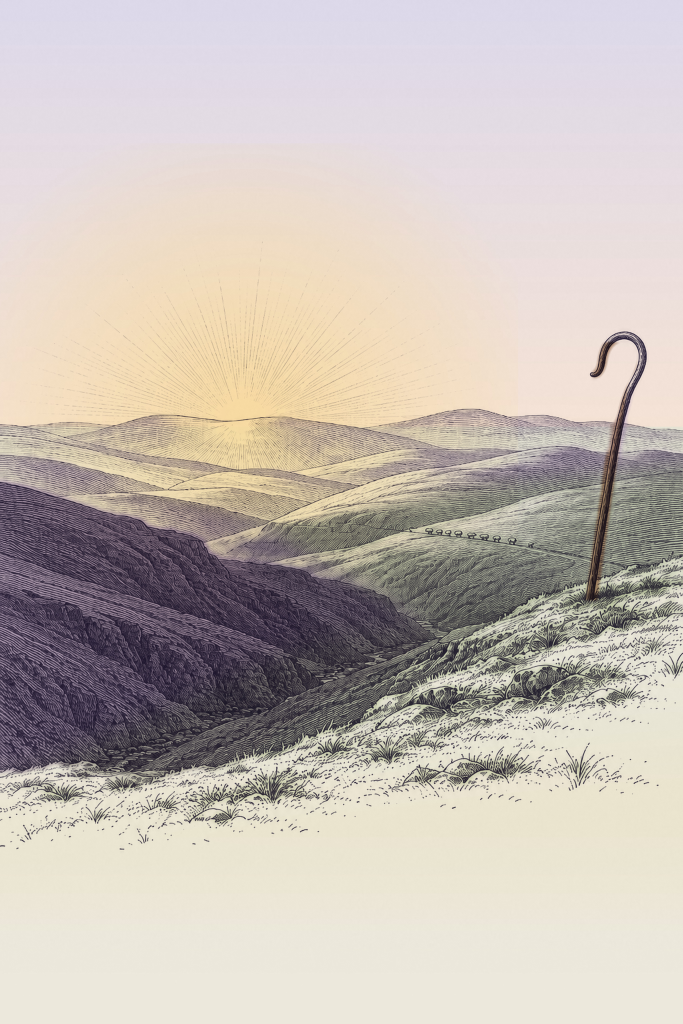
#> input picture books/thomas-boston/the-crook-in-the-lot/art/plate.jpg, 2048 x 3072 px (shown at 1/3 size)
$ python tint.py plate.jpg plate.jpg
#> lines starting #> are read from the running program, lines starting #| are printed output that depends on the picture; after the words box and inside, x2 and y2 are one past the last pixel; in counts of white or black regions, pixels touching at a corner belong together
# How art/plate.jpg is made: Boston's engraving hand-tinted, after the
# cover-design skill's tint_example.py (Pilgrim's). Washes are drawn in the
# source's 1024x1536 coordinates. Usage: python3 tint.py IN-2x.png OUT.jpg

"""Hand-tint an engraving: loose watercolour washes under the line, the line
multiplied over them, as a Victorian colourist would lay them."""
import sys
from PIL import Image, ImageDraw, ImageFilter, ImageChops, ImageOps

src, out = sys.argv[1], sys.argv[2]
ink = (40, 33, 62)                       # Boston's heather, for the line
line = Image.open(src).convert("L")
W, H = line.size
#> W = 2048; H = 3072
k = W / 1024
#> k = 2
hz = int(640 * k)                        # the far hills' line, where the sun rises
#> hz = 1280

def vgrad(w, h, top, bot):
    g = Image.linear_gradient("L").resize((w, h))
    return Image.composite(Image.new("RGB", (w, h), bot), Image.new("RGB", (w, h), top), g)

def wash(base, colour, mask, strength):
    m = mask.point(lambda v: int(v * strength))
    return Image.composite(Image.new("RGB", base.size, colour), base, m)

def poly_mask(pts, blur):
    m = Image.new("L", (W, H), 0)
    ImageDraw.Draw(m).polygon([(x * k, y * k) for x, y in pts], fill=255)
    return m.filter(ImageFilter.GaussianBlur(blur * k))

def ellipse_mask(cx, cy, rx, ry, blur):
    m = Image.new("L", (W, H), 0)
    ImageDraw.Draw(m).ellipse([(cx - rx) * k, (cy - ry) * k, (cx + rx) * k, (cy + ry) * k], fill=255)
    return m.filter(ImageFilter.GaussianBlur(blur * k))

# the sky, cool heather above, warming to rose at the hills; the land below,
# a pale sage that the washes build on
SKY_TOP, SKY_LOW = (222, 218, 236), (246, 228, 214)
LAND_TOP, LAND_LOW = (232, 230, 214), (238, 234, 222)
paper = Image.new("RGB", (W, H))
#> paper: PIL image 2048x3072 RGB; every value is 0
paper.paste(vgrad(W, hz, SKY_TOP, SKY_LOW), (0, 0))
paper.paste(vgrad(W, H - hz, LAND_TOP, LAND_LOW), (0, hz))
#> call 2 of vgrad, with w = 2048, h = 1792, top = (232, 230, 214), bot = (238, 234, 222)
#> in vgrad (call 2), `g = Image.linear_gradient("L").resize((w, h))`:
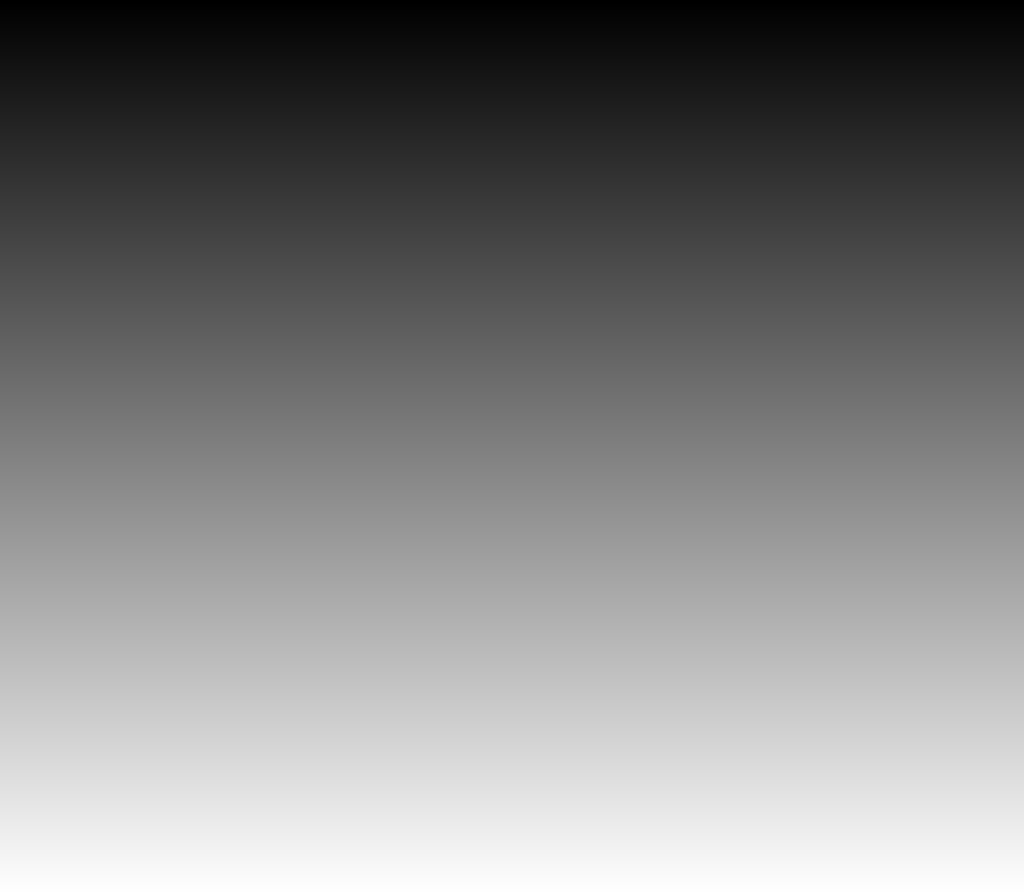
#> g: PIL image 2048x1792 L (shown at 1/2 size); min 0, max 255, mean 127.5
#> in vgrad (call 2), `return Image.composite(Image.new("RGB", (w, h), bot), Image.new("RGB",..`:
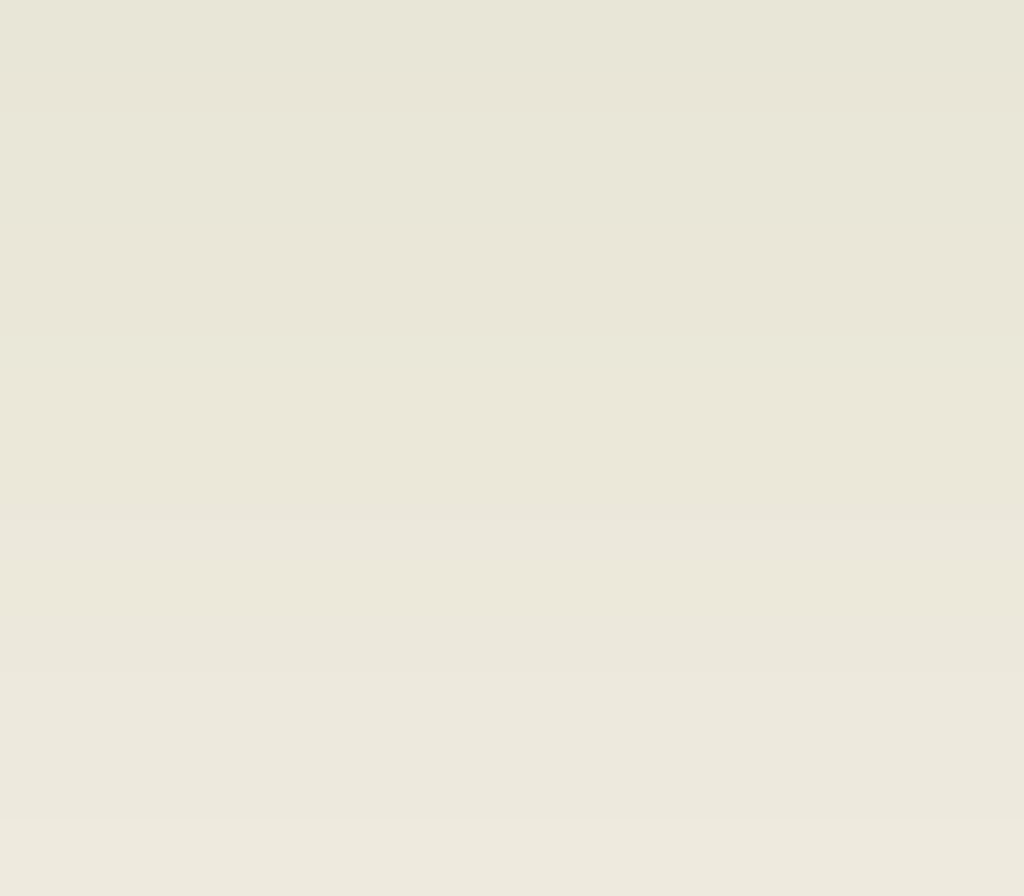
#> returned value: PIL image 2048x1792 RGB (shown at 1/2 size); mean R, G, B 235, 232, 218
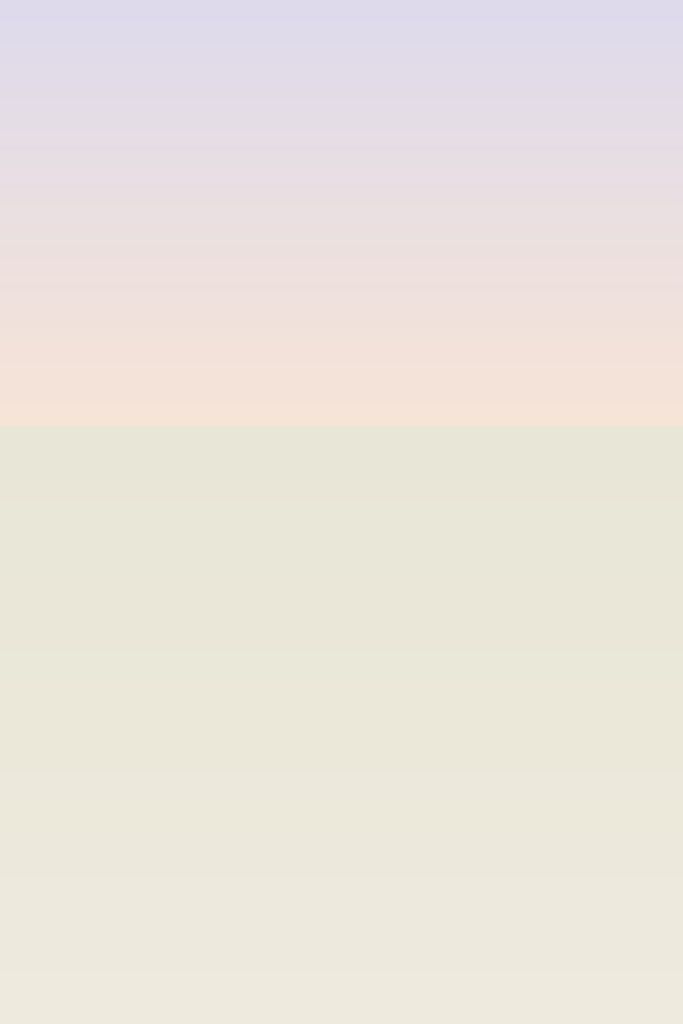
#> paper: PIL image 2048x3072 RGB (shown at 1/3 size); mean R, G, B 234.6, 228.2, 220.9

# the dawn behind the far hills, spreading through the sky and down their slopes
gx, gy = 367, 625
glow = Image.radial_gradient("L").resize((int(820 * k), int(820 * k)))
glow = ImageOps.invert(glow).point(lambda v: int(max(0, v - 50) * 1.3))
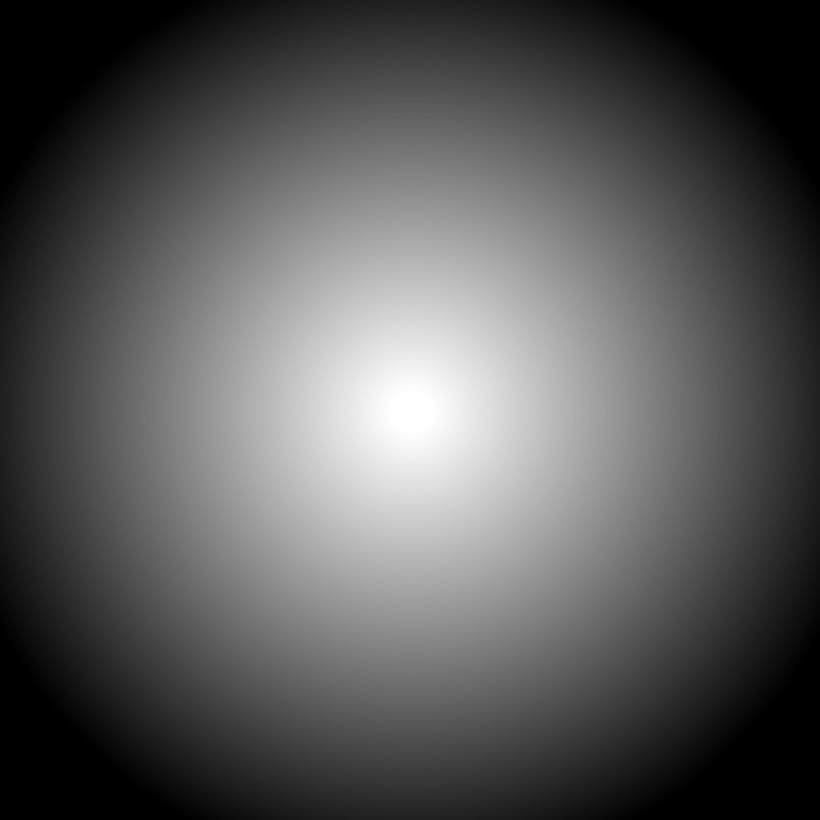
#> glow: PIL image 1640x1640 L (shown at 1/2 size); min 0, max 255, mean 88.4
gm = Image.new("L", (W, H), 0)
#> gm: PIL image 2048x3072 L; every value is 0
gm.paste(glow, (int(gx * k - 410 * k), int(gy * k - 410 * k)))
paper = wash(paper, (250, 218, 150), gm, 0.8)

# where the engraver drew densely, so washes keep inside the drawing
dense = ImageOps.invert(line).filter(ImageFilter.GaussianBlur(5 * k)).point(
    lambda v: 0 if v < 40 else 255 if v > 100 else int((v - 40) * 4.25))
#> in poly_mask, `ImageDraw.Draw(m).polygon([(x * k, y * k) for x, y in pts], fill=255)`:
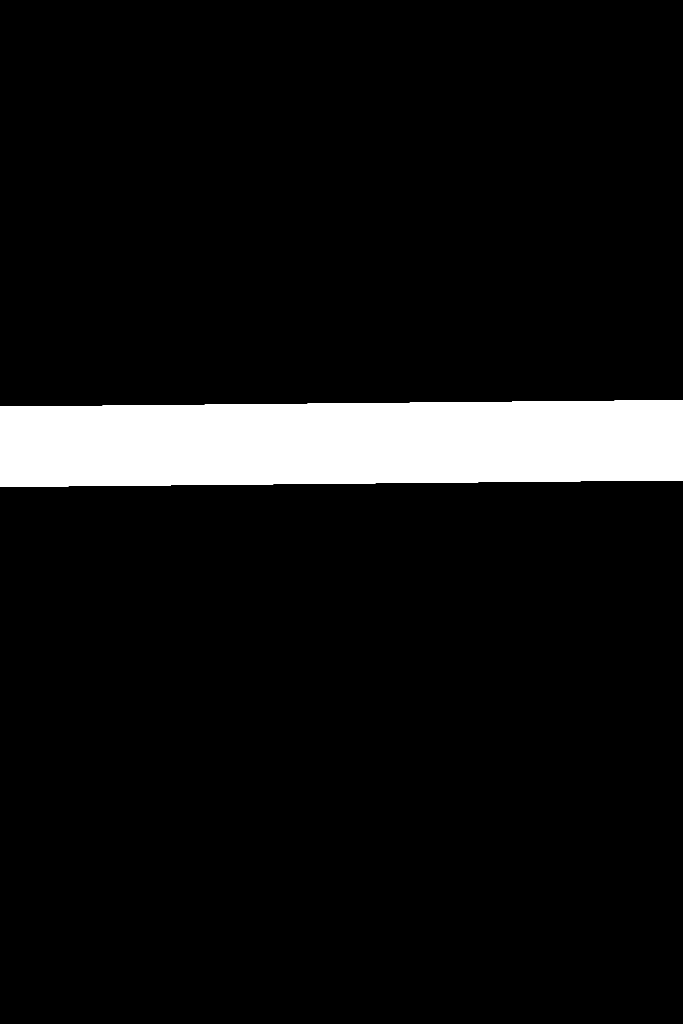
#> m: PIL image 2048x3072 L (shown at 1/3 size); 7.8% white; 1 white region, box (x1, y1, x2, y2) and area: (0, 1201, 2048, 1461) 491540

def in_drawing(mask):
    return ImageChops.multiply(mask, dense)

# the far hills, heather in the dawn
paper = wash(paper, (198, 172, 206), in_drawing(poly_mask([(0, 610), (1024, 600), (1024, 720), (0, 730)], 12)), 0.55)
# the middle slopes on the right, sage green
paper = wash(paper, (170, 186, 146), in_drawing(poly_mask([(330, 790), (1024, 690), (1024, 900), (480, 960)], 14)), 0.55)
#> in poly_mask (call 2), `ImageDraw.Draw(m).polygon([(x * k, y * k) for x, y in pts], fill=255)`: m: PIL image 2048x3072 L; 7.9% white; 1 white region, box (x1, y1, x2, y2) and area: (660, 1381, 2048, 1921) 494558
# the valley's sides, deep heather, still in shadow
paper = wash(paper, (140, 110, 156), in_drawing(poly_mask([(0, 710), (380, 780), (660, 950), (300, 1170), (0, 1170)], 14)), 0.6)
#> in poly_mask (call 3), `ImageDraw.Draw(m).polygon([(x * k, y * k) for x, y in pts], fill=255)`: m: PIL image 2048x3072 L; 13.2% white; 1 white region, box (x1, y1, x2, y2) and area: (0, 1420, 1321, 2341) 830421
# the near hill, grass in the first light
paper = wash(paper, (176, 190, 138), in_drawing(poly_mask([(470, 960), (1024, 860), (1024, 1290), (0, 1290), (0, 1180)], 18)), 0.5)
#> in poly_mask (call 4), `ImageDraw.Draw(m).polygon([(x * k, y * k) for x, y in pts], fill=255)`: m: PIL image 2048x3072 L; 20% white; 1 white region, box (x1, y1, x2, y2) and area: (0, 1721, 2048, 2581) 1256692
paper = wash(paper, (236, 222, 176), poly_mask([(0, 1200), (1024, 1100), (1024, 1340), (0, 1340)], 50), 0.25)
#> in poly_mask (call 5), `ImageDraw.Draw(m).polygon([(x * k, y * k) for x, y in pts], fill=255)`: m: PIL image 2048x3072 L; 12.4% white; 1 white region, box (x1, y1, x2, y2) and area: (0, 2201, 2048, 2681) 779264

# the crook, brown wood
staff = [(878, 900), (896, 900), (948, 530), (930, 528)]
paper = wash(paper, (150, 104, 70), in_drawing(poly_mask(staff, 1.5)), 0.7)
#> in poly_mask (call 6), `ImageDraw.Draw(m).polygon([(x * k, y * k) for x, y in pts], fill=255)`: m: PIL image 2048x3072 L; 0.44% white; 1 white region, box (x1, y1, x2, y2) and area: (1756, 1056, 1897, 1801) 27683
paper = wash(paper, (150, 104, 70), in_drawing(ellipse_mask(915, 545, 40, 32, 1.5)), 0.7)
#> in ellipse_mask, `ImageDraw.Draw(m).ellipse([(cx - rx) * k, (cy - ry) * k, (cx + rx) * k..`:
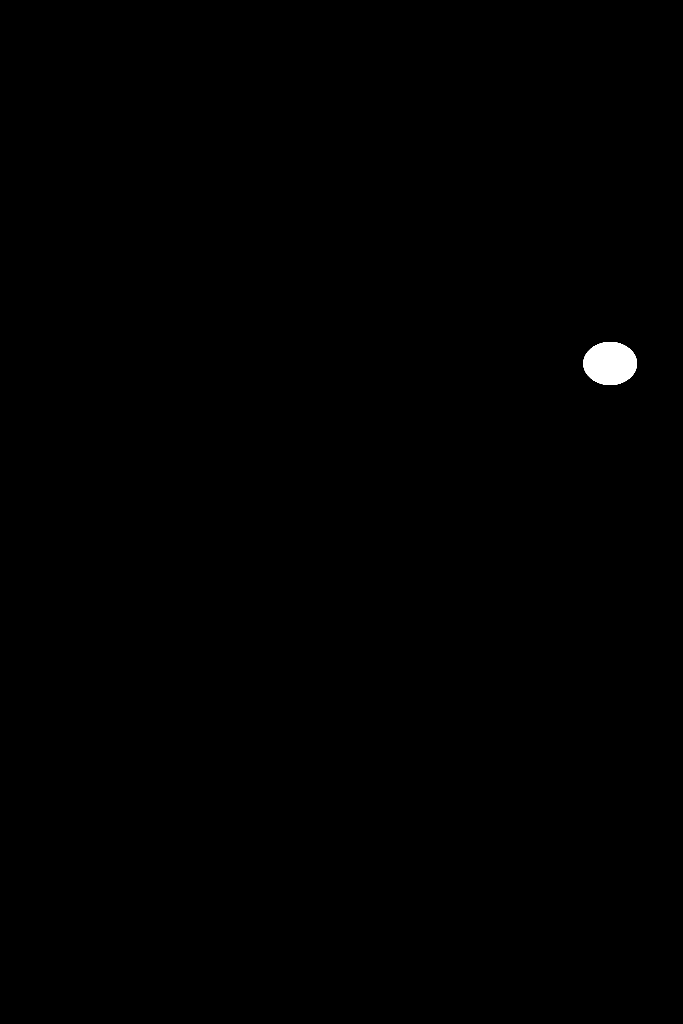
#> m: PIL image 2048x3072 L (shown at 1/3 size); 0.26% white; 1 white region, box (x1, y1, x2, y2) and area: (1750, 1026, 1911, 1155) 16289

# the line over all of it
lines = ImageOps.colorize(line, black=ink, white=(255, 255, 255))
plate = ImageChops.multiply(paper, lines)

# the foot fades into plain paper (the cover's front-ground below it), so the
# plate's edge never shows
FOOT = (236, 232, 220)
fade = Image.new("L", (W, H), 0)
fade.paste(Image.linear_gradient("L").resize((W, int(150 * k))), (0, H - int(150 * k)))
Image.composite(Image.new("RGB", (W, H), FOOT), plate, fade).save(out, quality=93, subsampling=0)
